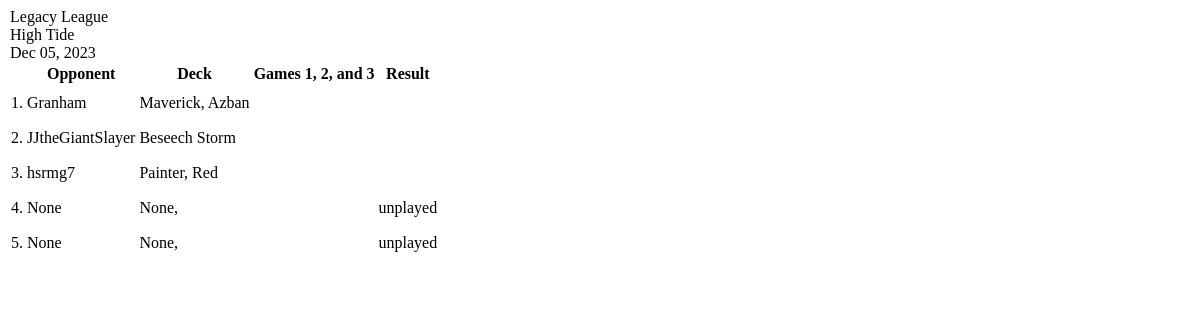
The page /new_league_submit on the database as committed earlier.
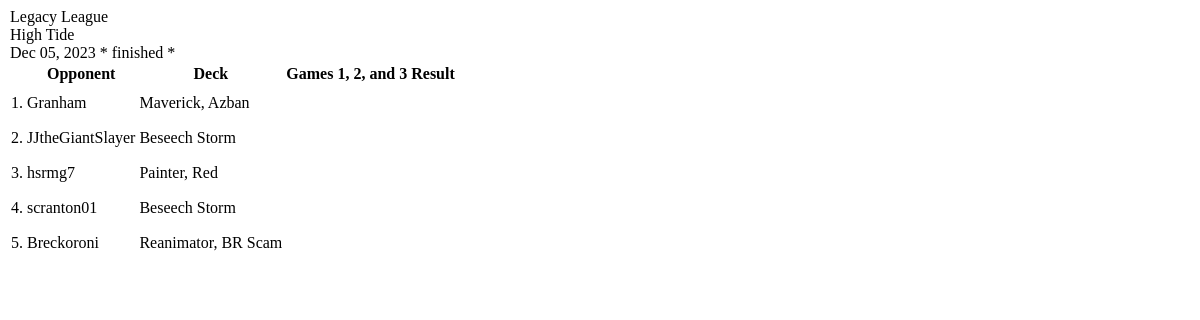
The same page on the database as committed later.
### core/models.py (models this page shows, shortened)
class Match(models.Model):
    user = models.ForeignKey(CustomUser, null=True, on_delete=models.CASCADE)
    dateCreated = models.DateTimeField(default=timezone.now, null=True)
    mtgFormat = models.ForeignKey(MtgFormat, null=True, on_delete=models.CASCADE, related_name="mtgFormat")
    myDeck = models.ForeignKey(Deck, null=True, on_delete=models.CASCADE, related_name="mydeck")
    theirName = models.CharField(null=True, max_length=100)
    theirArchetype = models.ForeignKey(Archetype, verbose_name="Their Archetype", null=True, on_delete=models.CASCADE, related_name="theirarchetype")
    theirDeck = models.ForeignKey(Deck, verbose_name="Their Deck", null=True, on_delete=models.CASCADE, related_name="theirdeck")
    theirFlavor = models.ForeignKey(Flavor, verbose_name="Thier Flavor", null=True, on_delete=models.CASCADE, related_name="theirflavors")
    inLeagueNum = models.IntegerField(null=True)
    game1 = models.BooleanField(verbose_name='Win1', null=True, default=None, help_text="win")
    game2 = models.BooleanField(verbose_name='Win2', null=True, default=None)
    game3 = models.BooleanField(verbose_name='Win3', null=True, default=None)
    didjawin = models.BooleanField('Match Win', null=True, default=None)
    league = models.ForeignKey(League, null=True, on_delete=models.CASCADE, related_name="matches")

class Deck(models.Model):
    name = models.CharField(verbose_name="deck name", max_length=25)
    mtgFormat = models.ForeignKey(MtgFormat, null=True, on_delete=models.CASCADE)
    archetype = models.ForeignKey(Archetype, null=True, on_delete=models.CASCADE)
    dateCreated = models.DateTimeField(default=timezone.now)
    def __str__(self):
        return str(self.name)

class Flavor(models.Model):
    name = models.CharField(max_length=30, default='none')
    deck = models.ForeignKey(Deck, null=True, on_delete=models.CASCADE, related_name="flavors")
    isdefault = models.BooleanField('default', default=False)
    def __str__(self):
        return f'{self.name}'

### core/views.py (the view, shortened to what this page needs)
# urls.py: path('new_league_submit', views.new_league_submit, name='new_league_submit'),
def new_league_submit(request):
    user = request.user
    print("submit new league r")
    context = {
    }
    return get_league_current(request)

### core/models.py (called while the page is built)
    def __str__(self):
        return self.name

### core/views.py (called while the page is built)
def get_league_current(request):
    leagues_list = League.objects.all().order_by('-dateCreated')
    current_league = League.objects.latest('dateCreated')
    matches_list = current_league.matches.all()
    print("cLeague flavor: ", current_league.myFlavor)
    context = {
        "cLeague": current_league,
        "matches": matches_list
    }
    return render(request, 'core/partials/leaguematches/current_leaguetable.html', context)

### core/templates/core/partials/leaguematches/current_leaguetable.html (shortened to what this page needs)
<table class="table table-hover matchtable">
    <legend class="text-center">
        <div class="row">
            <div class="col">
                {{ cLeague.mtgFormat }} League
            </div>
            <div class="col">
                {% if cLeague.myFlavor.name != "none" %}{{cLeague.myFlavor}}{% endif %} {{cLeague.myDeck}}
            </div>
            <div class="col">
                {{cLeague.dateCreated|date:"M d, Y"}} {% if cLeague.isFinished %} * finished * {% endif %}
            </div>
        </div>
    </legend>
    <thead>
        <th></th>
        <th>Opponent</th>
        <th>Deck</th>
        <th colspan="3">Games 1, 2, and 3</th>
        <th>Result</th>
        <th></th>
    </thead>
    <tbody>
        {% for match in matches %}
            <tr class="align-middle">
                <td class="align-middle">{{ match.inLeagueNum }}.</td>
                <td>{{ match.theirName }}</td>
                <td>{{ match.theirDeck }}{% if match.theirFlavor.name != "none" %}, {{match.theirFlavor.name}}{% endif %}</td>
                {% if match.game1 == 1 %}
                <td></td>
                {% elif match.game1 == 0 %}
                <td><i class="bi bi-x" style="color: red; font-size: 1.4rem;"></i></td>
                {% else %}
                <td></td>
                {% endif %}
                {% if match.game2 == 1 %}
                <td></td>
                {% elif match.game2 == 0 %}
                <td></td>
                {% else %}
                <td></td>
                {% endif %}
                {% if match.game3 == 1 %}
                <td></td>
                {% elif match.game3 is None %}
                <td></td>
                {% elif match.game3 == 0 %}
                <td></td>
                {% else %}
                <td></td>
                {% endif %}
                {% if match.didjawin == 1 %}
                    <td></td>
                {% elif match.didjawin == 0 %}
                    <td></td>
                {% else %}
                    <td>unplayed</td>
                {% endif %}
                <td style="padding: 0;">
                    <a href="" hx-get="{% url 'edit_match' match.pk %}" hx-target="closest tr" hx-swap="outerHTML"><i class="bi bi-pencil" style="font-size: 1.8rem; padding-right: 15px;"></i></a>
                </td>
            </tr>
        {% endfor %}
    </tbody>
</table>

Rows that differ between the two databases and show on the page:
changed Match: theirName "None" → "scranton01"; theirDeck "None" → "Beseech Storm"; game1 empty → True (drawn); game2 empty → False (drawn); game3 empty → False (drawn); no longer shows ","; no longer shows "unplayed"
changed Match: theirName "None" → "Breckoroni"; theirDeck "None" → "Reanimator"; theirFlavor.name (not shown) → "BR Scam"; game1 empty → True (drawn); game2 empty → False (drawn); game3 empty → True (drawn); no longer shows "unplayed"
Other text that changed with them:
text now shown: "* finished *"
